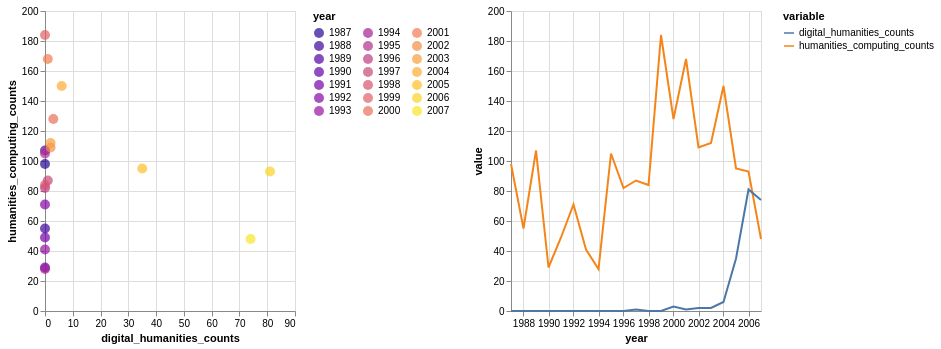

The Vega-Lite source for this figure:
### Vega-Lite specification from a JSON file in a GitHub repository (floating-point values rounded to 4 significant figures)
{"config": {"view": {"continuousWidth": 400, "continuousHeight": 300}}, "hconcat": [{"data": {"name": "data-a35cd4f1cf3964de26f740fa89d58843"}, "mark": {"type": "circle", "size": 100}, "encoding": {"color": {"type": "ordinal", "field": "year", "legend": {"columns": 3, "symbolLimit": 0}, "scale": {"scheme": "plasma"}}, "x": {"type": "quantitative", "field": "digital_humanities_counts"}, "y": {"type": "quantitative", "field": "humanities_computing_counts"}}, "width": 250}, {"data": {"name": "data-da521bd453e5e0e45ab1db34fdfb3de8"}, "mark": "line", "encoding": {"color": {"type": "nominal", "field": "variable"}, "x": {"type": "temporal", "field": "year"}, "y": {"type": "quantitative", "field": "value"}}, "width": 250}], "resolve": {"scale": {"color": "independent"}}, "$schema": "https://vega.github.io/schema/vega-lite/v5.json", "datasets": {"data-a35cd4f1cf3964de26f740fa89d58843": [{"digital_humanities_counts": 0, "humanities_computing_counts": 98, "year": "1987"}, {"digital_humanities_counts": 0, "humanities_computing_counts": 55, "year": "1988"}, {"digital_humanities_counts": 0, "humanities_computing_counts": 107, "year": "1989"}, {"digital_humanities_counts": 0, "humanities_computing_counts": 29, "year": "1990"}, {"digital_humanities_counts": 0, "humanities_computing_counts": 49, "year": "1991"}, {"digital_humanities_counts": 0, "humanities_computing_counts": 71, "year": "1992"}, {"digital_humanities_counts": 0, "humanities_computing_counts": 41, "year": "1993"}, {"digital_humanities_counts": 0, "humanities_computing_counts": 28, "year": "1994"}, {"digital_humanities_counts": 0, "humanities_computing_counts": 105, "year": "1995"}, {"digital_humanities_counts": 0, "humanities_computing_counts": 82, "year": "1996"}, {"digital_humanities_counts": 1, "humanities_computing_counts": 87, "year": "1997"}, {"digital_humanities_counts": 0, "humanities_computing_counts": 84, "year": "1998"}, {"digital_humanities_counts": 0, "humanities_computing_counts": 184, "year": "1999"}, {"digital_humanities_counts": 3, "humanities_computing_counts": 128, "year": "2000"}, {"digital_humanities_counts": 1, "humanities_computing_counts": 168, "year": "2001"}, {"digital_humanities_counts": 2, "humanities_computing_counts": 109, "year": "2002"}, {"digital_humanities_counts": 2, "humanities_computing_counts": 112, "year": "2003"}, {"digital_humanities_counts": 6, "humanities_computing_counts": 150, "year": "2004"}, {"digital_humanities_counts": 35, "humanities_computing_counts": 95, "year": "2005"}, {"digital_humanities_counts": 81, "humanities_computing_counts": 93, "year": "2006"}, {"digital_humanities_counts": 74, "humanities_computing_counts": 48, "year": "2007"}], "data-da521bd453e5e0e45ab1db34fdfb3de8": [{"dates": "1987-1988", "variable": "humanities_computing_counts", "value": 98, "year": "1987"}, {"dates": "1988-1989", "variable": "humanities_computing_counts", "value": 55, "year": "1988"}, {"dates": "1989-1990", "variable": "humanities_computing_counts", "value": 107, "year": "1989"}, {"dates": "1990-1991", "variable": "humanities_computing_counts", "value": 29, "year": "1990"}, {"dates": "1991-1992", "variable": "humanities_computing_counts", "value": 49, "year": "1991"}, {"dates": "1992-1993", "variable": "humanities_computing_counts", "value": 71, "year": "1992"}, {"dates": "1993-1994", "variable": "humanities_computing_counts", "value": 41, "year": "1993"}, {"dates": "1994-1995", "variable": "humanities_computing_counts", "value": 28, "year": "1994"}, {"dates": "1995-1996", "variable": "humanities_computing_counts", "value": 105, "year": "1995"}, {"dates": "1996-1997", "variable": "humanities_computing_counts", "value": 82, "year": "1996"}, {"dates": "1997-1998", "variable": "humanities_computing_counts", "value": 87, "year": "1997"}, {"dates": "1998-1999", "variable": "humanities_computing_counts", "value": 84, "year": "1998"}, {"dates": "1999-2000", "variable": "humanities_computing_counts", "value": 184, "year": "1999"}, {"dates": "2000-2001", "variable": "humanities_computing_counts", "value": 128, "year": "2000"}, {"dates": "2001-2002", "variable": "humanities_computing_counts", "value": 168, "year": "2001"}, {"dates": "2002-2003", "variable": "humanities_computing_counts", "value": 109, "year": "2002"}, {"dates": "2003-2004", "variable": "humanities_computing_counts", "value": 112, "year": "2003"}, {"dates": "2004-2005", "variable": "humanities_computing_counts", "value": 150, "year": "2004"}, {"dates": "2005-2006", "variable": "humanities_computing_counts", "value": 95, "year": "2005"}, {"dates": "2006-2007", "variable": "humanities_computing_counts", "value": 93, "year": "2006"}, {"dates": "2007-2008", "variable": "humanities_computing_counts", "value": 48, "year": "2007"}, {"dates": "1987-1988", "variable": "digital_humanities_counts", "value": 0, "year": "1987"}, {"dates": "1988-1989", "variable": "digital_humanities_counts", "value": 0, "year": "1988"}, {"dates": "1989-1990", "variable": "digital_humanities_counts", "value": 0, "year": "1989"}, {"dates": "1990-1991", "variable": "digital_humanities_counts", "value": 0, "year": "1990"}, {"dates": "1991-1992", "variable": "digital_humanities_counts", "value": 0, "year": "1991"}, {"dates": "1992-1993", "variable": "digital_humanities_counts", "value": 0, "year": "1992"}, {"dates": "1993-1994", "variable": "digital_humanities_counts", "value": 0, "year": "1993"}, {"dates": "1994-1995", "variable": "digital_humanities_counts", "value": 0, "year": "1994"}, {"dates": "1995-1996", "variable": "digital_humanities_counts", "value": 0, "year": "1995"}, {"dates": "1996-1997", "variable": "digital_humanities_counts", "value": 0, "year": "1996"}, {"dates": "1997-1998", "variable": "digital_humanities_counts", "value": 1, "year": "1997"}, {"dates": "1998-1999", "variable": "digital_humanities_counts", "value": 0, "year": "1998"}, {"dates": "1999-2000", "variable": "digital_humanities_counts", "value": 0, "year": "1999"}, {"dates": "2000-2001", "variable": "digital_humanities_counts", "value": 3, "year": "2000"}, {"dates": "2001-2002", "variable": "digital_humanities_counts", "value": 1, "year": "2001"}, {"dates": "2002-2003", "variable": "digital_humanities_counts", "value": 2, "year": "2002"}, {"dates": "2003-2004", "variable": "digital_humanities_counts", "value": 2, "year": "2003"}, {"dates": "2004-2005", "variable": "digital_humanities_counts", "value": 6, "year": "2004"}, {"dates": "2005-2006", "variable": "digital_humanities_counts", "value": 35, "year": "2005"}, {"dates": "2006-2007", "variable": "digital_humanities_counts", "value": 81, "year": "2006"}, {"dates": "2007-2008", "variable": "digital_humanities_counts", "value": 74, "year": "2007"}]}}
